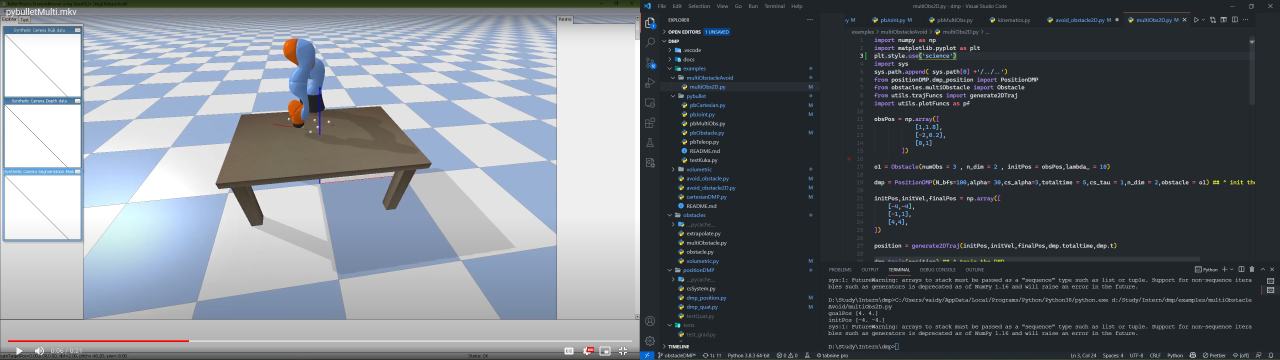
#> input picture images/multi_raw/multi_1.png, 3840 x 1080 px (shown at 1/3 size)
$ python crop.py
#> lines starting #> are read from the running program, lines starting #| are printed output that depends on the picture
import os

from PIL import Image

# Crops the image and saves it as "new_filename"
def crop_image(img, crop_area, new_filename):
    cropped_image = img.crop(crop_area)
    cropped_image.save(new_filename)

# The x, y coordinates of the areas to be cropped. (x1, y1, x2, y2)
crop_areas = [(700, 100, 1200, 600)]

image_names = ['images/multi_raw/multi_1.png',
              'images/multi_raw/multi_2.png',
              'images/multi_raw/multi_3.png',
              'images/multi_raw/multi_4.png',
              'images/multi_raw/multi_5.png',]

for image_name in image_names:

    img = Image.open(image_name)
#> img is the input picture: PIL image 3840x1080 RGB; mean R, G, B 108.4, 114.1, 120.9

    # Loops through the "crop_areas" list and crops the image based on the coordinates in the list
    for i, crop_area in enumerate(crop_areas):
        filename = os.path.splitext(image_name)[0]
        ext = os.path.splitext(image_name)[1]
        new_filename = filename + '_cropped' + ext

        crop_image(img, crop_area, new_filename)
#> this loop made 1 pass
#> pass 1, in crop_image, `cropped_image = img.crop(crop_area)`:
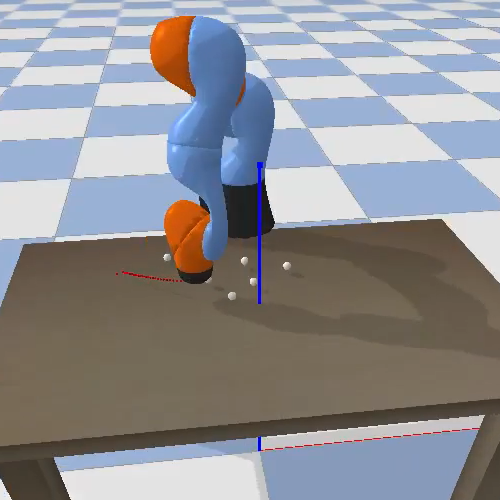
#> cropped_image: PIL image 500x500 RGB; mean R, G, B 144.7, 144.9, 149.1
#> pass 2 of the loop `for image_name in image_names:`:
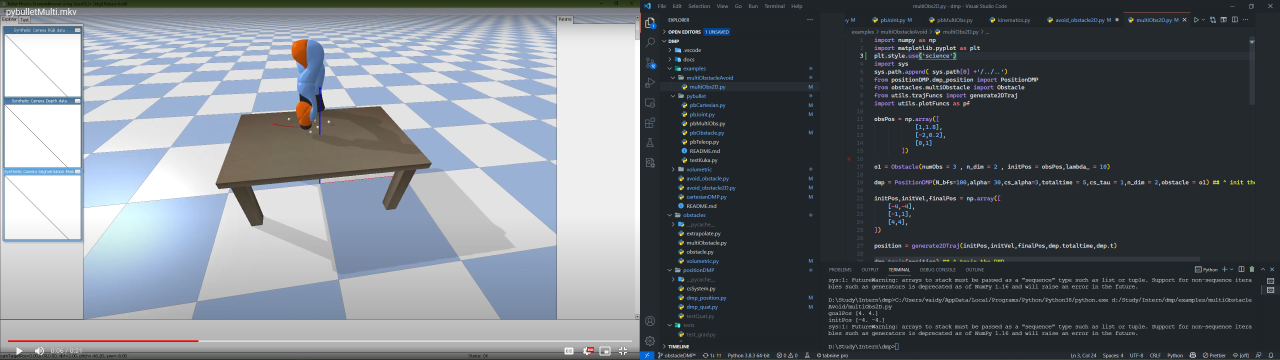
#> input picture images/multi_raw/multi_2.png, 3840 x 1080 px (shown at 1/3 size)
#> img is the input picture: PIL image 3840x1080 RGB; mean R, G, B 108.5, 114.2, 120.9
#> the loop `for i, crop_area in enumerate(crop_areas):` made 1 pass
#> new_filename on pass 1: 'images/multi_raw/multi_2_cropped.png'
#> pass 1, in crop_image (call 2), `cropped_image = img.crop(crop_area)`:
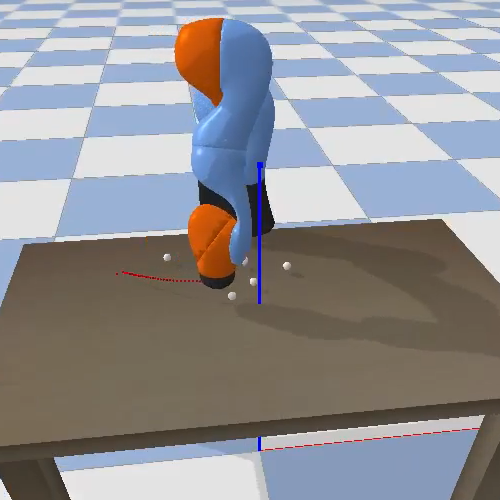
#> cropped_image: PIL image 500x500 RGB; mean R, G, B 146.2, 145.9, 149.7
#> pass 3 of the loop `for image_name in image_names:`:
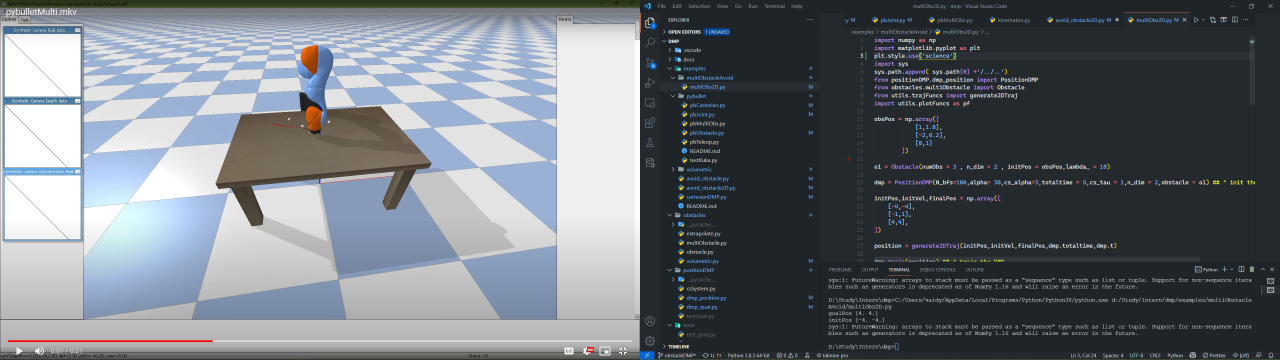
#> input picture images/multi_raw/multi_3.png, 3840 x 1080 px (shown at 1/3 size)
#> img is the input picture: PIL image 3840x1080 RGB; mean R, G, B 108.5, 114.2, 120.9
#> the loop `for i, crop_area in enumerate(crop_areas):` made 1 pass
#> pass 1, in crop_image (call 3), `cropped_image = img.crop(crop_area)`:
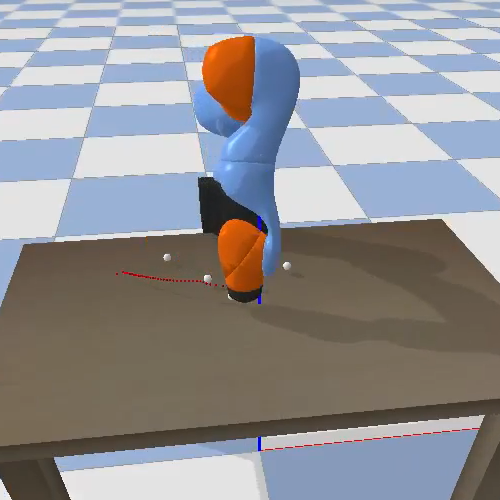
#> cropped_image: PIL image 500x500 RGB; mean R, G, B 147, 146.5, 149.8
#> the loop made 5 passes; the first 3 are shown
